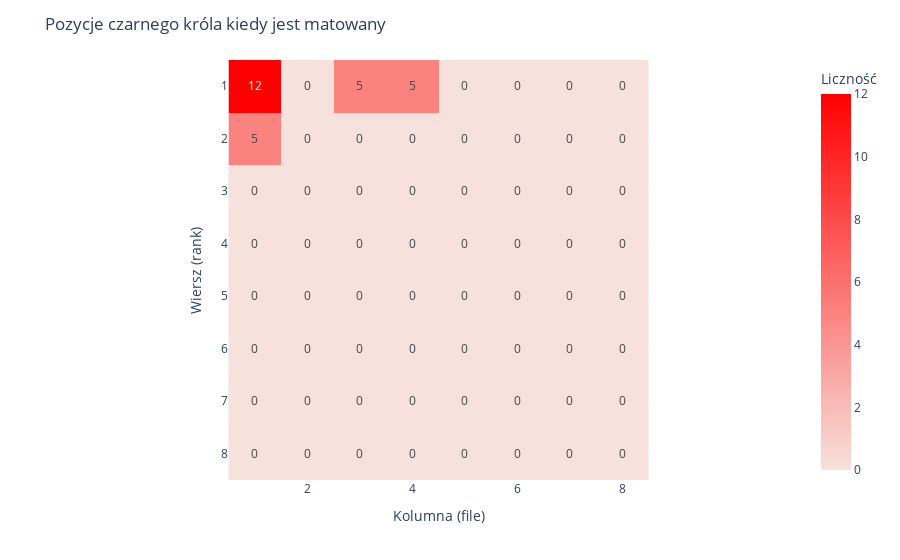

Here is the notebook cell this chart was saved with:
### Code cell
arr = heat.to_numpy()
vmin = 0
vmax = int(arr.max())

fig = px.imshow(
    heat,
    text_auto = True,
    labels=dict(x="Kolumna (file)", y="Wiersz (rank)", color="Liczność"),
    color_continuous_scale=[(0.0, "#F7E1DC"), (1.0, "red")],
    range_color=(vmin, vmax)
)
fig.update_layout(title="Pozycje czarnego króla kiedy jest matowany")

fig.show()

### Figure 1 — Plotly figure (JSON) as saved in the notebook; plotly's stock layout.template omitted (floating-point values rounded to 4 significant figures)
{"data": [{"coloraxis": "coloraxis", "hovertemplate": "Kolumna (file): %{x}<br>Wiersz (rank): %{y}<br>Liczność: %{z}<extra></extra>", "name": "0", "texttemplate": "%{z}", "type": "heatmap", "x": [1, 2, 3, 4, 5, 6, 7, 8], "xaxis": "x", "y": [1, 2, 3, 4, 5, 6, 7, 8], "yaxis": "y", "z": [[12, 0, 5, 5, 0, 0, 0, 0], [5, 0, 0, 0, 0, 0, 0, 0], [0, 0, 0, 0, 0, 0, 0, 0], [0, 0, 0, 0, 0, 0, 0, 0], [0, 0, 0, 0, 0, 0, 0, 0], [0, 0, 0, 0, 0, 0, 0, 0], [0, 0, 0, 0, 0, 0, 0, 0], [0, 0, 0, 0, 0, 0, 0, 0]]}], "layout": {"coloraxis": {"cmax": 12, "cmin": 0, "colorbar": {"title": {"text": "Liczność"}}, "colorscale": [[0, "#F7E1DC"], [1, "red"]]}, "margin": {"t": 60}, "title": {"text": "Pozycje czarnego króla kiedy jest matowany"}, "xaxis": {"anchor": "y", "constrain": "domain", "domain": [0, 1], "scaleanchor": "y", "title": {"text": "Kolumna (file)"}}, "yaxis": {"anchor": "x", "autorange": "reversed", "constrain": "domain", "domain": [0, 1], "title": {"text": "Wiersz (rank)"}}}}
